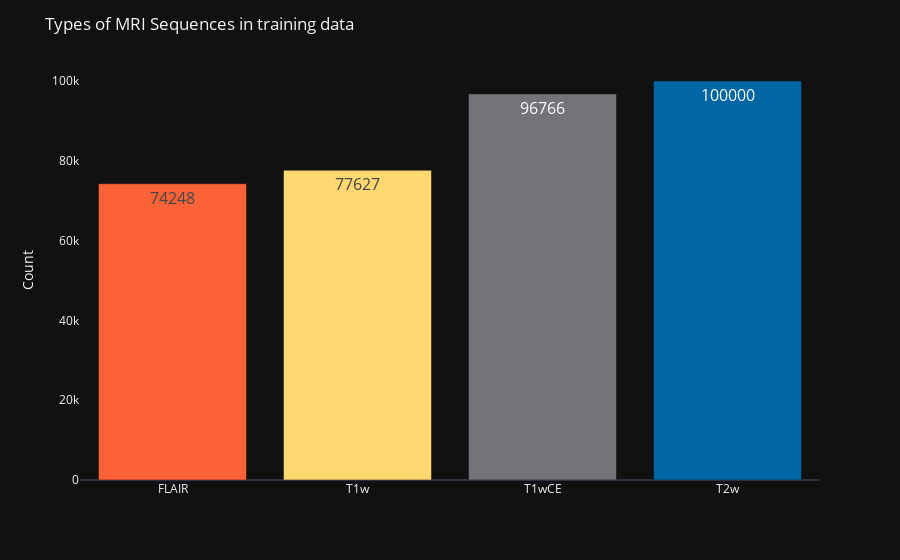

Write notebook code for a chart like this one.
### Code cell
def plot_image_type():
    pio.templates.default = "plotly_dark"
    fig = px.bar(img_count_df, x='type', y='count',
             hover_data=['type', 'count'], color='type',
             #labels={column: label},
             color_discrete_map=img_type_colors,
             text='count')
    fig.update_layout(xaxis={'categoryorder':'array', 'categoryarray':img_count_df['type'],
                             'title' : None, 
                             'showgrid':False},
                      yaxis={'showgrid':False,
                            'title' : 'Count'},
                      showlegend=False,
                     title = 'Types of MRI Sequences in training data')
    fig.update_traces(textfont_size=16)
    fig.show()

plot_image_type()

### Figure 1 — Plotly figure (JSON) as saved in the notebook; plotly's stock layout.template omitted (floating-point values rounded to 4 significant figures)
{"data": [{"alignmentgroup": "True", "hovertemplate": "type=%{x}<br>count=%{text}<extra></extra>", "legendgroup": "FLAIR", "marker": {"color": "#FC6238", "pattern": {"shape": ""}}, "name": "FLAIR", "offsetgroup": "FLAIR", "orientation": "v", "showlegend": true, "text": ["74248"], "textfont": {"size": 16}, "textposition": "auto", "type": "bar", "x": ["FLAIR"], "xaxis": "x", "y": [74248], "yaxis": "y"}, {"alignmentgroup": "True", "hovertemplate": "type=%{x}<br>count=%{text}<extra></extra>", "legendgroup": "T1w", "marker": {"color": "#FFD872", "pattern": {"shape": ""}}, "name": "T1w", "offsetgroup": "T1w", "orientation": "v", "showlegend": true, "text": ["77627"], "textfont": {"size": 16}, "textposition": "auto", "type": "bar", "x": ["T1w"], "xaxis": "x", "y": [77627], "yaxis": "y"}, {"alignmentgroup": "True", "hovertemplate": "type=%{x}<br>count=%{text}<extra></extra>", "legendgroup": "T1wCE", "marker": {"color": "#74737A", "pattern": {"shape": ""}}, "name": "T1wCE", "offsetgroup": "T1wCE", "orientation": "v", "showlegend": true, "text": ["96766"], "textfont": {"size": 16}, "textposition": "auto", "type": "bar", "x": ["T1wCE"], "xaxis": "x", "y": [96766], "yaxis": "y"}, {"alignmentgroup": "True", "hovertemplate": "type=%{x}<br>count=%{text}<extra></extra>", "legendgroup": "T2w", "marker": {"color": "#0065A2", "pattern": {"shape": ""}}, "name": "T2w", "offsetgroup": "T2w", "orientation": "v", "showlegend": true, "text": ["100000"], "textfont": {"size": 16}, "textposition": "auto", "type": "bar", "x": ["T2w"], "xaxis": "x", "y": [100000], "yaxis": "y"}], "layout": {"barmode": "relative", "legend": {"title": {"text": "type"}, "tracegroupgap": 0}, "margin": {"t": 60}, "showlegend": false, "title": {"text": "Types of MRI Sequences in training data"}, "xaxis": {"anchor": "y", "categoryarray": ["FLAIR", "T1w", "T1wCE", "T2w"], "categoryorder": "array", "domain": [0.0, 1.0], "showgrid": false, "title": {}}, "yaxis": {"anchor": "x", "domain": [0.0, 1.0], "showgrid": false, "title": {"text": "Count"}}}}
